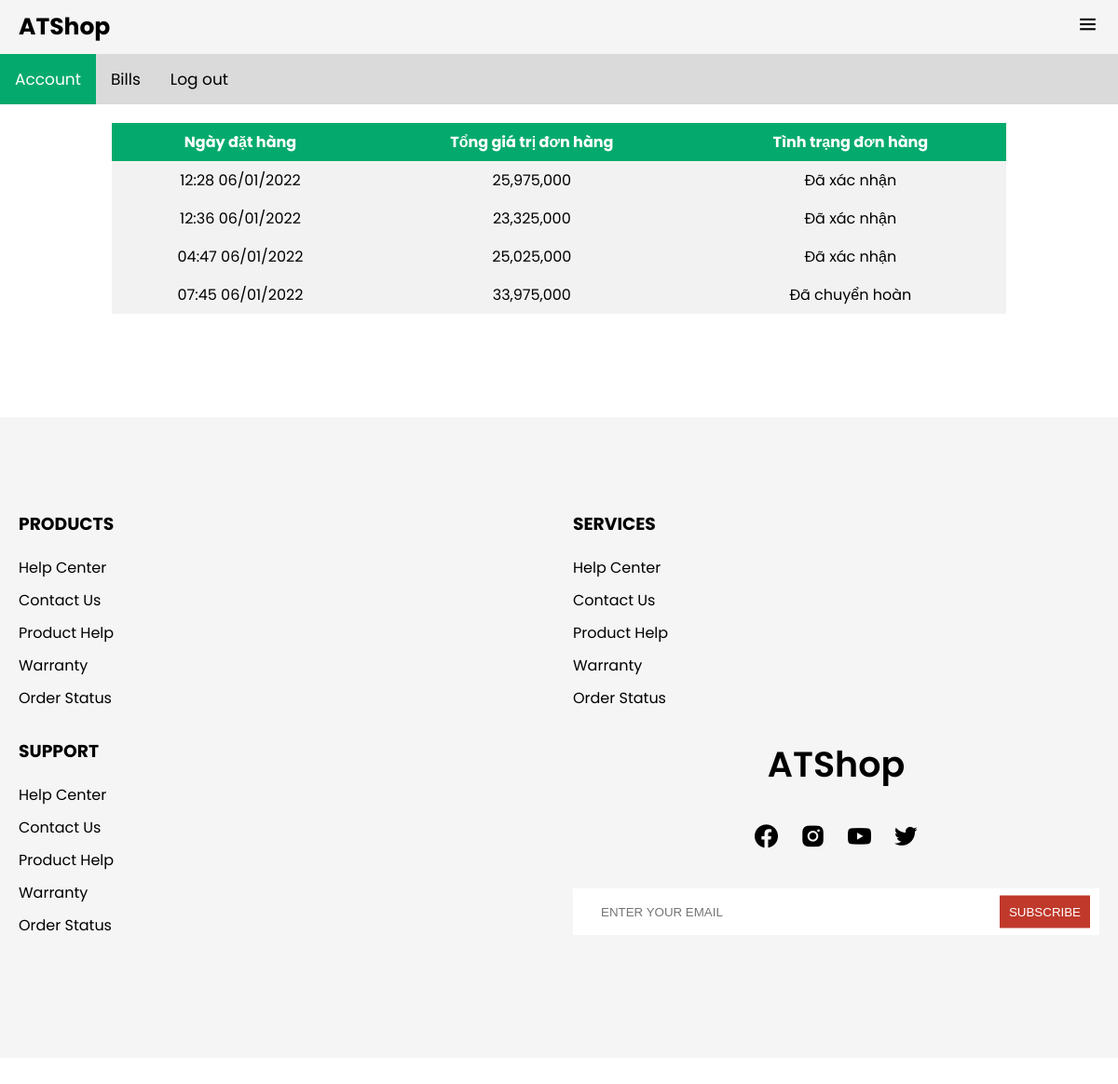
The page /index.php?page=account&&option=bills (signed in) on the database its author committed.
### tables this page shows
CREATE TABLE `hoadon` (
  `idHoaDon` int(11) NOT NULL,
  `ngayMua` datetime NOT NULL,
  `userID` int(11) NOT NULL,
  `Total` int(11) NOT NULL,
  `PhiVanChuyen` int(11) NOT NULL,
  `status` int(11) NOT NULL COMMENT '0: đã đặt - 1-Đã xác nhận-2-Yêu cầu điều hàng 2-Đã điều hàng-3. Đã xuất kho - 4- Đã giao hàng -5- Từ chối nhận hàng - 6- Đã hoàn hàng',
  `idTinh` int(11) NOT NULL,
  `idKho` int(11) NOT NULL,
  `note` varchar(1100) DEFAULT NULL,
  `tenNguoiNhan` varchar(1000) NOT NULL,
  `SDTNhanHang` char(10) NOT NULL,
  `diaChiNhanHang` varchar(1700) NOT NULL,
  `ngayXuatKho` datetime DEFAULT NULL,
  `maVanDon` char(10) DEFAULT NULL,
  `ngayNhanHang` datetime DEFAULT NULL,
  `ngayHoanHang` datetime DEFAULT NULL,
  `countDL` tinyint(1) DEFAULT NULL
);

### users/controller/index.php (called while the page is built, shortened)
<?php
    include 'users/model/index.php';
    $page ='';
    if(isset($_GET['page'])){
        $page=$_GET['page'];
    }else{
        $page='home';
    }
    switch ($page) {
        case 'account':
            $users= new Users();
            $BILL = new Bill();
            $userID='';
            if(!isset($_SESSION['user'])){
                header("location:index.php?page=login");
            }else{
                $username=$_SESSION['user'];
                $userDetail = $users->searchUser($username);
                foreach ($userDetail as $value) {
                    $userID=$value['idUser'];
                }
            }
            if(isset($_GET['idBill'])){
                $idBill = $_GET['idBill'];
                $PhiVanChuyen ='';
                $billStt ='';
                $rebooked='';
                $resultBills = $BILL->getallBillofUSer($userID);
                foreach ($resultBills as  $value) {
                    $PhiVanChuyen =$value['PhiVanChuyen'];
                    $billStt = $value['STT'];
                }
                $RSCHECKBILL = $BILL->checkRebooked($idBill);
                foreach ($RSCHECKBILL as $value) {
                    $rebooked=$value['checkRB'];
                }
                $resultBills = $BILL-> getHDCT($idBill);
            }else{
                $resultBills = $BILL->getallBillofUSer($userID);
            }
            break;
    }
    include 'users/view/index.php';
?>

### index.php (called while the page is built)
<?php
    include 'users/controller/index.php';
?>

### pdo.php (called while the page is built, shortened)
<?php
function pdo_get_connection(){
    $dburl = "mysql:host=localhost;dbname=asmphp2;charset=utf8";
    $username = 'root';
    $password = '';
    $conn = new PDO($dburl, $username, $password);
    $conn->setAttribute(PDO::ATTR_ERRMODE, PDO::ERRMODE_EXCEPTION);
    return $conn;
}
function pdo_query($sql){
    $sql_args = array_slice(func_get_args(), 1);
    try{
        $conn = pdo_get_connection();
        $stmt = $conn->prepare($sql);
        $stmt->execute($sql_args);
        $rows = $stmt->fetchAll();
        return $rows;
    }
    catch(PDOException $e){
        throw $e;
    }
    finally{
        unset($conn);
    }
}

### users/model/index.php (called while the page is built, shortened)
<?php
    include 'pdo.php';
    class Bill{
        function getallBillofUSer($userID){
            $sql = "SELECT *,hoadon.status as 'STT',hoadon.countDL as 'checkDHL' FROM `hoadon` INNER JOIN users ON hoadon.userID=users.idUser WHERE hoadon.userID=$userID";
            return pdo_query($sql);
        }
    }
    class Users{
        function searchUser($username){
            $sql = "SELECT * FROM users WHERE username='$username'";
            return pdo_query($sql);
        }
    }
?>

### users/layout/account/bills.php (the view)
<div class="table-cart">
<table>
  <tr>
    <th>Ngày đặt hàng</th>
    <th>Tổng giá trị đơn hàng</th>
    <th>Tình trạng đơn hàng</th>
  </tr>
  <?php
   $tinhtrang='';
  foreach ($resultBills as  $value) {?>
  <?php
          if($value['STT']==0){
            $tinhtrang ="Đã đặt";
          }else if($value['STT']==1){
            $tinhtrang="Chờ lấy hàng";
          }else if($value['STT']==2){
            $tinhtrang="Đang giao hàng";
          }else if($value['STT']==3){
            $tinhtrang="Đã giao hàng";
          }else if($value['STT']==4){
            $tinhtrang="Đang chuyển hoàn";
          }else if($value['STT']==5){
            $tinhtrang= "Đã chuyển hoàn";
          }else if($value['STT']==6){
            $tinhtrang= "Đã xác nhận";
          }
        ?>
    <tr>
    <td><a href="index.php?page=account&&option=billdetail&&idBill=<?=$value['idHoaDon']?>"><?=date('H:i d/m/Y',strtotime($value['ngayMua']))?></a></td>
    <td><?=number_format($value['Total']+$value['PhiVanChuyen'],)?></td>
    <td><?=$tinhtrang?></td>
    </tr>
 <?php }
  ?>
</table>
</div>

### users/layout/css/app.css (style rules this page uses)
:root { --main-bg-color: #fff; --second-bg-color: #f5f5f5; --third-bg-color: #e3e3e3; --grey: #4b4b4b; --black: #000; --red: #c0392b; --top-header-size: 30px; --mid-header-size: 80px; --bottom-header-size: 45px; --btn-bg: #000; --btn-border-color: #000; --btn-color: #fff; }
* { padding: 0; margin: 0; box-sizing: border-box; -webkit-tap-highlight-color: transparent; }
body { font-family: "Poppins", sans-serif; overflow-x: hidden; position: relative; background-color: var(--main-bg-color); overflow-x: hidden; }
a { display: inline-block; text-decoration: none; color: unset; }
.table-cart { width: 80%; margin: 10px auto; }
.table-cart tr td { text-align: center; }
.table-cart table { border-collapse: collapse; width: 100%; margin-top:20px }
.table-cart th, td { text-align: center; padding: 8px; }
.table-cart tr { background-color: #f2f2f2 }
.table-cart th { background-color: #04AA6D; color: white; }

### rows shown on the page
hoadon: ngayMua "12:28 06/01/2022", $value['Total']+$value['PhiVanChuyen'] "25,975,000", status "Đã xác nhận"
hoadon: ngayMua "12:36 06/01/2022", $value['Total']+$value['PhiVanChuyen'] "23,325,000", status "Đã xác nhận"
hoadon: ngayMua "04:47 06/01/2022", $value['Total']+$value['PhiVanChuyen'] "25,025,000", status "Đã xác nhận"
hoadon: ngayMua "07:45 06/01/2022", $value['Total']+$value['PhiVanChuyen'] "33,975,000", status "Đã chuyển hoàn"
